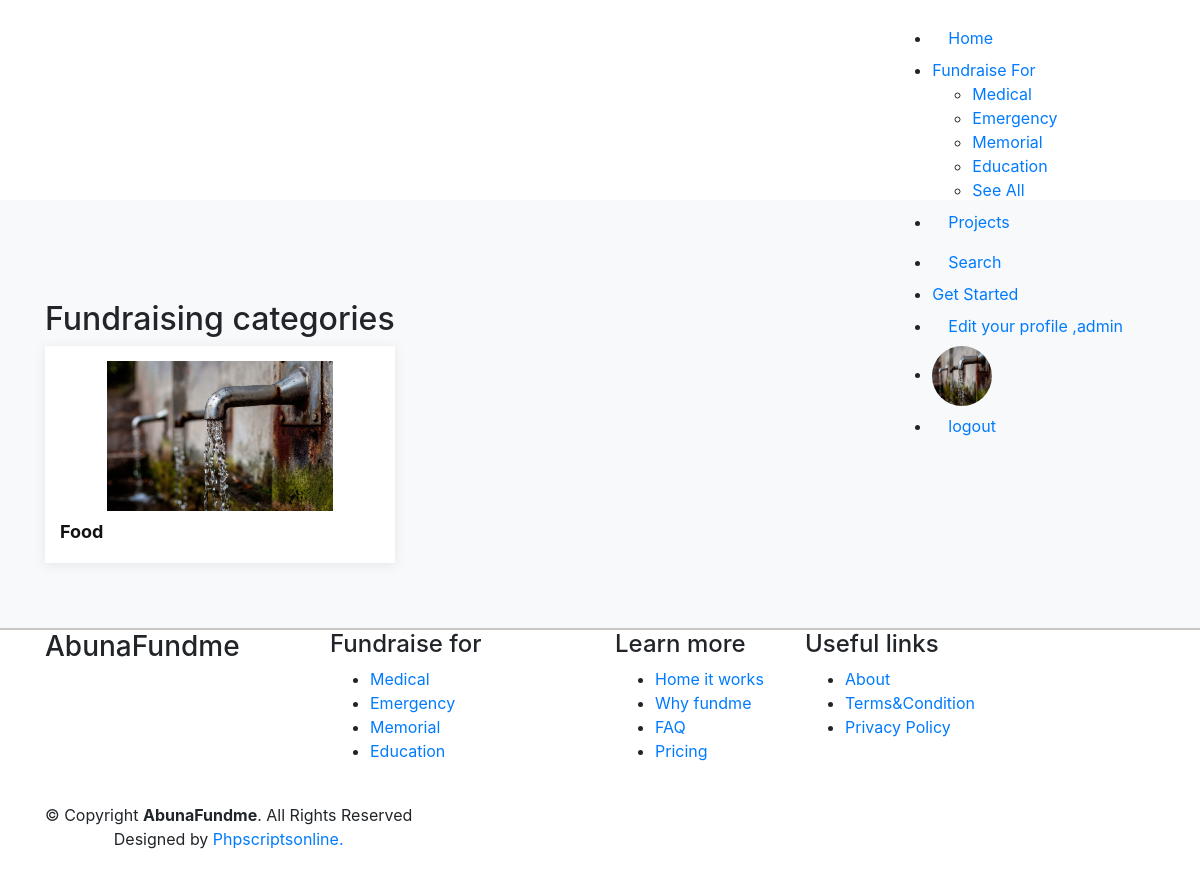
Page /category/ (signed in) on the committed database.
### account/models.py (models this page shows, shortened)
class Profile(models.Model):
    user = models.OneToOneField(User , on_delete=models.CASCADE)
    phone_number = models.CharField(max_length=15,null=True , blank=True)
    addres = models.CharField(max_length=50 , blank=True, null=True)
    image= models.ImageField(upload_to='users/images',blank=True,null=True)

### D_project/models.py (models this page shows, shortened)
class Category(models.Model):
    name = models.CharField(max_length = 50)
    image = models.ImageField(upload_to='categories/images',blank=True,null=True)

### category/views.py (the view)
# urls.py: path('',categories.as_view(),name='categories')
class categories(ListView):
    model=Category
    template_name= 'category/categories.html'
    context_object_name = 'categories'

### category/templates/category/categories.html
{% extends 'base.html' %}
{% block content %}
<section class="ftco-section bg-light categoryfundraisesec">
    <div class="container">
         <div class="section-title" data-aos="fade-right">
              <h2>Fundraising categories</h2>
            </div>
        <div class="row">
            {% for category in categories %}
            <div class="col-md-4">
               <a href="https://gofundmeclone.phpliveprojects.com/category/viewcategory/1">
                  <div class="singlesection">
                    <img src="{{ category.image.url }}" class="singlesection-img img-fluid" alt="">
                    <h3>{{category.name}}</h3>
                  </div>
              </a>
                   </div>
                   {% endfor %}
        </div>
    </div>
</section>
{% endblock %}

### templates/base.html (shortened to what this page needs)
{% load static %}
<!DOCTYPE html>
<html lang="en">
<head>
  <link href="https://gofundmeclone.phpliveprojects.com/public/frontend/assets/vendor/aos/aos.css" rel="stylesheet">
  <link href="https://gofundmeclone.phpliveprojects.com/public/frontend/assets/vendor/bootstrap/css/bootstrap.min.css" rel="stylesheet">
  <link href="https://gofundmeclone.phpliveprojects.com/public/frontend/assets/vendor/bootstrap-icons/bootstrap-icons.css" rel="stylesheet">
  <link href="https://gofundmeclone.phpliveprojects.com/public/frontend/assets/vendor/boxicons/css/boxicons.min.css" rel="stylesheet">
  <link href="https://gofundmeclone.phpliveprojects.com/public/frontend/assets/vendor/glightbox/css/glightbox.min.css" rel="stylesheet">
  <link href="https://gofundmeclone.phpliveprojects.com/public/frontend/assets/vendor/remixicon/remixicon.css" rel="stylesheet">
  <link href="https://gofundmeclone.phpliveprojects.com/public/frontend/assets/vendor/swiper/swiper-bundle.min.css" rel="stylesheet">
  <link href="https://gofundmeclone.phpliveprojects.com/public/frontend/assets/css/style.css" rel="stylesheet">
</head>
<body>
  <header id="innerheader" class="fixed-top align-items-center" >
    <div class="container">
      <div class="header-container d-flex align-items-center justify-content-between">
        <nav id="navbar" class="navbar">
          <ul>
            <li><a class="nav-link scrollto active" href="{%url 'home'%}">Home</a></li>
           <li class="dropdown"><a href="#"><span>Fundraise For</span> </a>
              <ul>
              <li><a href="https://gofundmeclone.phpliveprojects.com/category/viewcategory/2">Medical</a></li>
                <li><a href="https://gofundmeclone.phpliveprojects.com/category/viewcategory/4">Emergency</a></li>
                 <li><a href="https://gofundmeclone.phpliveprojects.com/category/viewcategory/7">Memorial</a></li>
                <li><a href="https://gofundmeclone.phpliveprojects.com/category/viewcategory/8">Education</a></li>
                 <li><a href="{%url 'categories' %}">See All</a></li>
              </ul>
            </li>
            <li><a class="nav-link scrollto" href="{%url 'projects'%}">Projects</a></li>
              <li><a class="nav-link scrollto" href="https://gofundmeclone.phpliveprojects.com/category/search"> Search</a></li>
            <li><a class="getstarted scrollto" href="https://gofundmeclone.phpliveprojects.com/user/login">Get Started</a></li>
            {% if user.profile %}
            <li><a class="nav-link scrollto" href="/account/profile/edit">Edit your profile ,{{ user.username }}</a></li>
            <li>
            {% if user.profile.image %}
               <img src="{{user.profile.image.url}}" class="beneficiary_img" alt="{{project.user.username}}">
                {% else %}
               <img src="https://maventricksdemo.co.in/bidonn/public/css/images/noImage.jpg" class="beneficiary_img">
               {% endif %}
              </li>
            <li><a class="nav-link scrollto" href="/accounts/logout">logout</a></li>
            {% else %}
            <li><a class="nav-link scrollto" href="/accounts/login">Login {{ user.username }}</a></li>
            <li><a class="nav-link scrollto" href="/accounts/signup">Register</a></li>
            {% endif %}
          </ul>
        </nav>
      </div>
    </div>
  </header>
{% block content %}
 {% endblock %}
  <footer id="footer">
    <div class="footer-top">
      <div class="container">
        <div class="row">
          <div class="col-lg-3 col-md-6 footer-contact">
            <h3>AbunaFundme</h3>
          </div>
		  <div class="col-lg-3 col-md-6 footer-links">
            <h4>Fundraise for</h4>
            <ul>
             <li><a href="https://gofundmeclone.phpliveprojects.com/category/viewcategory/2">Medical</a></li>
                <li><a href="https://gofundmeclone.phpliveprojects.com/category/viewcategory/4">Emergency</a></li>
                 <li><a href="https://gofundmeclone.phpliveprojects.com/category/viewcategory/7">Memorial</a></li>
                <li><a href="https://gofundmeclone.phpliveprojects.com/category/viewcategory/8">Education</a></li>
            </ul>
          </div>
          <div class="col-lg-2 col-md-6 footer-links">
            <h4>Learn more</h4>
            <ul>
              <li> <a href="https://gofundmeclone.phpliveprojects.com/home/page/7">Home it works</a></li>
              <li> <a href="https://gofundmeclone.phpliveprojects.com/home/page/8">Why fundme</a></li>
              <li> <a href="https://gofundmeclone.phpliveprojects.com/category/faq">FAQ</a></li>
              <li> <a href="https://gofundmeclone.phpliveprojects.com/home/page/9">Pricing</a></li>
            </ul>
          </div>
		  <div class="col-lg-2 col-md-6 footer-links">
            <h4>Useful links</h4>
            <ul>
              <li> <a href="https://gofundmeclone.phpliveprojects.com/home/page/6">About</a></li>
              <li> <a href="https://gofundmeclone.phpliveprojects.com/home/page/2">Terms&Condition</a></li>
              <li> <a href="https://gofundmeclone.phpliveprojects.com/home/page/1">Privacy Policy</a></li>
            </ul>
          </div>
        </div>
      </div>
    </div>
    <div class="container d-md-flex py-4">
      <div class="me-md-auto text-center text-md-start">
        <div class="copyright">
          &copy; Copyright <strong><span>AbunaFundme</span></strong>. All Rights Reserved
        </div>
        <div class="credits">
          Designed by <a href="https://www.phpscriptsonline.com/" target="_blank">Phpscriptsonline.</a>
        </div>
      </div>
    </div>
  </footer>
</body>
</html>

### templates/base.html (style rules this page uses)
#innerheader { padding: 10px 0px; }
section { padding: 100px 0 50px; }
#footer { border-top: 2px solid #cdc6c6; }
.singlesection { box-sizing: content-box; padding: 15px 15px; box-shadow: 0px 2px 12px rgba(0, 0, 0, 0.08); background: #fff; margin-bottom: 15px; }
.singlesection h3 { font-size: 18px; font-weight: bold; margin: 10px 0 5px 0; color: #111; }
.singlesection img { width: 100%; height: 150px; object-fit: contain; }
.beneficiary_img { width: 60px; height: 60px; border-radius: 50%; }
#footer { position: relative; z-index: 2; }

### rows in the picture
Category: image (picture), name "Food"

### other values in the picture
{{ user.username }} "admin"
